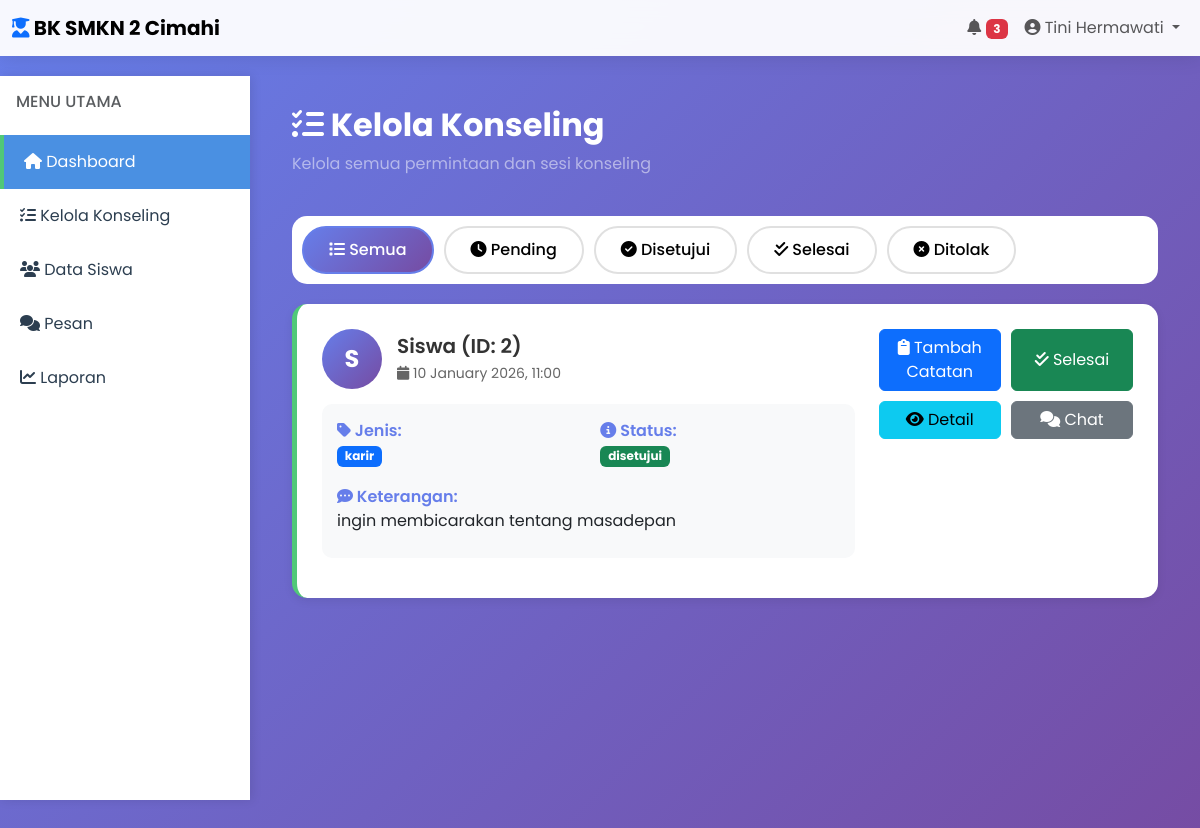
The app's page /konseling/kelola (signed in) with its own data.
### app_dhika.py (models this page shows)
class KonselingDhika(dbDhika.Model):
    idDhika = dbDhika.Column(dbDhika.Integer, primary_key=True)
    siswaIdDhika = dbDhika.Column(dbDhika.Integer, dbDhika.ForeignKey('user_dhika.idDhika'))
    guruIdDhika = dbDhika.Column(dbDhika.Integer, dbDhika.ForeignKey('user_dhika.idDhika'))
    jenisDhika = dbDhika.Column(dbDhika.String(50))
    tanggalDhika = dbDhika.Column(dbDhika.DateTime)
    statusDhika = dbDhika.Column(dbDhika.String(20), default='pending')
    keteranganDhika = dbDhika.Column(dbDhika.Text)
    catatanDhika = dbDhika.Column(dbDhika.Text)
    createdDhika = dbDhika.Column(dbDhika.DateTime, default=datetime.utcnow)

### app_dhika.py (the view)
@appDhika.route('/konseling/kelola')
@login_required_dhika
@role_required_dhika('guru_bk')
def kelolaKonselingDhika():
    konselingListDhika = KonselingDhika.query.filter_by(guruIdDhika=session.get('user_id_dhika')).order_by(KonselingDhika.createdDhika.desc()).all()
    return render_template('kelola_konseling_dhika.html', konseling_list=konselingListDhika)

### app_dhika.py (called while the page is built)
def login_required_dhika(f):
    @wraps(f)
    def decorated_function(*args, **kwargs):
        if 'user_id_dhika' not in session:
            flash('Silakan login terlebih dahulu', 'warning')
            return redirect(url_for('loginDhika'))
        return f(*args, **kwargs)
    return decorated_function

def role_required_dhika(role):
    def decorator(f):
        @wraps(f)
        def decorated_function(*args, **kwargs):
            if session.get('role_dhika') != role:
                flash('Akses ditolak', 'danger')
                return redirect(url_for('dashboardDhika'))
            return f(*args, **kwargs)
        return decorated_function
    return decorator

### templates/kelola_konseling_dhika.html (shortened to what this page needs)
{% extends 'base_dhika.html' %}
{% block contentDhika %}
<div class="container-fluid">
    <div class="row mb-4">
        <div class="col-12">
            <h2 class="fw-bold text-white">
                <i class="fas fa-tasks"></i> Kelola Konseling
            </h2>
            <p class="text-white-50">Kelola semua permintaan dan sesi konseling</p>
        </div>
    </div>
    <div class="filterTabsDhika">
        <button class="filterBtnDhika active" onclick="filterKonselingDhika('semua')">
            <i class="fas fa-list"></i> Semua
        </button>
        <button class="filterBtnDhika" onclick="filterKonselingDhika('pending')">
            <i class="fas fa-clock"></i> Pending
        </button>
        <button class="filterBtnDhika" onclick="filterKonselingDhika('disetujui')">
            <i class="fas fa-check-circle"></i> Disetujui
        </button>
        <button class="filterBtnDhika" onclick="filterKonselingDhika('selesai')">
            <i class="fas fa-check-double"></i> Selesai
        </button>
        <button class="filterBtnDhika" onclick="filterKonselingDhika('ditolak')">
            <i class="fas fa-times-circle"></i> Ditolak
        </button>
    </div>
    <div id="konselingListDhika">
        {% if konseling_list %}
            {% for k in konseling_list %}
            <div class="konselingItemDhika {{ k.statusDhika }}" data-status="{{ k.statusDhika }}">
                <div class="row">
                    <div class="col-md-8">
                        <div class="siswaInfoDhika">
                            <div class="siswaAvatarDhika">
                                S
                            </div>
                            <div class="siswaDetailsDhika">
                                <h5>Siswa (ID: {{ k.siswaIdDhika }})</h5>
                                <p>
                                    <i class="fas fa-calendar"></i>
                                    {{ k.tanggalDhika.strftime('%d %B %Y, %H:%M') if k.tanggalDhika else '-' }}
                                </p>
                            </div>
                        </div>
                        <div class="konselingInfoDhika">
                            <div class="row">
                                <div class="col-md-6">
                                    <p class="mb-2">
                                        <strong><i class="fas fa-tag"></i> Jenis:</strong><br>
                                        <span class="badge bg-primary">{{ k.jenisDhika }}</span>
                                    </p>
                                </div>
                                <div class="col-md-6">
                                    <p class="mb-2">
                                        <strong><i class="fas fa-info-circle"></i> Status:</strong><br>
                                        <span class="badge
                                            {% if k.statusDhika == 'pending' %}bg-warning text-dark
                                            {% elif k.statusDhika == 'disetujui' %}bg-success
                                            {% elif k.statusDhika == 'ditolak' %}bg-danger
                                            {% elif k.statusDhika == 'selesai' %}bg-info
                                            {% endif %}">
                                            {{ k.statusDhika }}
                                        </span>
                                    </p>
                                </div>
                                {% if k.keteranganDhika %}
                                <div class="col-12">
                                    <p class="mb-0">
                                        <strong><i class="fas fa-comment-dots"></i> Keterangan:</strong><br>
                                        {{ k.keteranganDhika }}
                                    </p>
                                </div>
                                {% endif %}
                            </div>
                        </div>
                    </div>
                    <div class="col-md-4">
                        <div class="actionBtnsDhika">
                            {% if k.statusDhika == 'pending' %}
                            <button class="btn btn-success" onclick="updateStatusDhika({{ k.idDhika }}, 'disetujui')">
                                <i class="fas fa-check"></i> Setujui
                            </button>
                            <button class="btn btn-danger" onclick="updateStatusDhika({{ k.idDhika }}, 'ditolak')">
                                <i class="fas fa-times"></i> Tolak
                            </button>
                            {% elif k.statusDhika == 'disetujui' %}
                            <button class="btn btn-primary" onclick="openCatatanModalDhika({{ k.idDhika }})">
                                <i class="fas fa-clipboard"></i> Tambah Catatan
                            </button>
                            <button class="btn btn-success" onclick="updateStatusDhika({{ k.idDhika }}, 'selesai')">
                                <i class="fas fa-check-double"></i> Selesai
                            </button>
                            {% endif %}
                            <button class="btn btn-info" onclick="detailKonselingDhika({{ k.idDhika }})">
                                <i class="fas fa-eye"></i> Detail
                            </button>
                            <a href="{{ url_for('chatDhika') }}" class="btn btn-secondary">
                                <i class="fas fa-comments"></i> Chat
                            </a>
                        </div>
                    </div>
                </div>
            </div>
            {% endfor %}
        {% else %}
        <div class="cardDhika text-center py-5">
            <i class="fas fa-inbox fa-4x text-muted mb-3"></i>
            <h5 class="text-muted">Belum ada data konseling</h5>
        </div>
        {% endif %}
    </div>
</div>
{% endblock %}

### templates/base_dhika.html (style rules this page uses)
* { font-family: 'Poppins', sans-serif; }
:root { --primaryDhika: #4A90E2; --secondaryDhika: #50C878; --dangerDhika: #E74C3C; --warningDhika: #F39C12; --darkDhika: #2C3E50; --lightDhika: #ECF0F1; }
body { background: linear-gradient(135deg, #667eea 0%, #764ba2 100%); min-height: 100vh; }

### templates/kelola_konseling_dhika.html (style rules this page uses)
.filterTabsDhika { background: white; border-radius: 15px; padding: 10px; margin-bottom: 20px; display: flex; gap: 10px; flex-wrap: wrap; }
.filterBtnDhika { padding: 10px 25px; border: 2px solid #e0e0e0; background: white; border-radius: 25px; cursor: pointer; transition: all 0.3s; font-weight: 500; }
.filterBtnDhika.active { background: linear-gradient(135deg, #667eea 0%, #764ba2 100%); color: white; border-color: #667eea; }
.konselingItemDhika { background: white; border-radius: 15px; padding: 25px; margin-bottom: 15px; box-shadow: 0 3px 10px rgba(0,0,0,0.08); transition: all 0.3s; border-left: 5px solid; }
.konselingItemDhika.disetujui { border-left-color: #50C878; }
.siswaInfoDhika { display: flex; align-items: center; gap: 15px; margin-bottom: 15px; }
.siswaAvatarDhika { width: 60px; height: 60px; border-radius: 50%; background: linear-gradient(135deg, #667eea 0%, #764ba2 100%); display: flex; align-items: center; justify-content: center; color: white; font-size: 24px; font-weight: 700; }
.siswaDetailsDhika h5 { margin: 0 0 5px 0; font-weight: 600; color: #333; }
.siswaDetailsDhika p { margin: 0; color: #666; font-size: 14px; }
.konselingInfoDhika { background: #f8f9fa; padding: 15px; border-radius: 10px; margin-bottom: 15px; }
.konselingInfoDhika .row > div { margin-bottom: 10px; }
.konselingInfoDhika strong { color: #667eea; font-weight: 600; }
.actionBtnsDhika { display: flex; gap: 10px; flex-wrap: wrap; }
.actionBtnsDhika .btn { flex: 1; min-width: 120px; }

### records on screen
KonselingDhika: siswaIdDhika "2", tanggalDhika "10 January 2026, 11:00", jenisDhika "karir", statusDhika "disetujui", keteranganDhika "ingin membicarakan tentang masadepan"

### other values on screen
{{ session.nama_dhika }} "Tini Hermawati"
